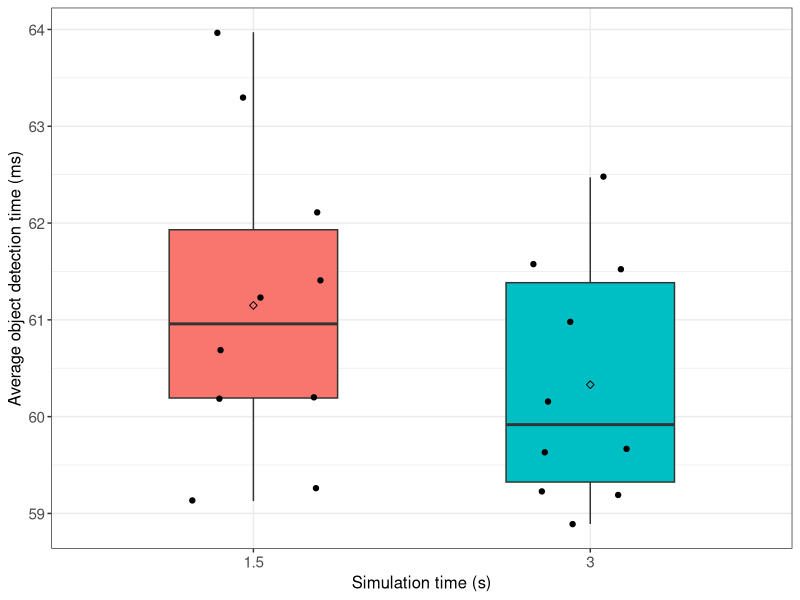
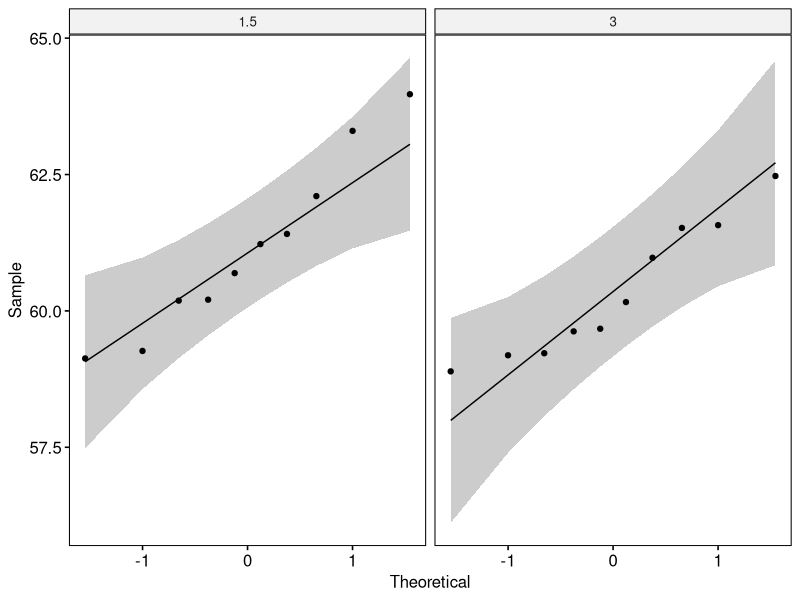

The R source for these figures, in order:
## ---- chunk 1
if (!require('tidyverse')) install.packages('tidyverse', dependencies = TRUE); library('tidyverse')
if (!require('ggpubr')) install.packages('ggpubr', dependencies = TRUE); library('ggpubr')
if (!require('rstatix')) install.packages('rstatix', dependencies = TRUE); library('rstatix')
if (!require('ggplot2')) install.packages('ggplot2', dependencies = TRUE); library('ggplot2')
## ---- chunk 2
data <- read.csv(file = '../../raw_data/test_sim_period/run_table.csv')
data <- subset(data, select = c(X__run_id, sim_period, avg_detection_time_ms))
data$sim_period <- as.factor(data$sim_period)
data$avg_detection_time_ms <- as.numeric(data$avg_detection_time_ms)
## ---- chunk 3
data %>%
  group_by(sim_period) %>%
  get_summary_stats(avg_detection_time_ms, type = "mean_sd")
## ---- chunk 4
ggplot(data, aes(x = sim_period, y = avg_detection_time_ms, fill = sim_period)) +
  theme_bw() + 
  geom_boxplot(width = 0.5, outlier.size = 0.5) + 
  geom_jitter(width = 0.2) +
  stat_summary(fun = mean, color = 'black', geom = 'point', shape = 5, size = 1.5) +
  labs(x = "Simulation time (s)", y = "Average object detection time (ms)") +
  theme(legend.position = 'none') +
  theme(
    axis.title.x = element_text(size = 12, family = 'sans'),
    axis.title.y = element_text(size = 12, family = 'sans'),
    axis.text.x = element_text(size = 11, family = 'sans'),
    axis.text.y = element_text(size = 11, family = 'sans'),
    
  )
## ---- chunk 5
data %>% 
  group_by(sim_period) %>%
  identify_outliers(avg_detection_time_ms)
## ---- chunk 6
ggqqplot(data, x = "avg_detection_time_ms", facet.by = "sim_period")
## ---- chunk 7
data %>%
  group_by(sim_period) %>%
  shapiro_test(avg_detection_time_ms)
## ---- chunk 8
data %>%
  t_test(avg_detection_time_ms ~ sim_period) %>%
  add_significance()
